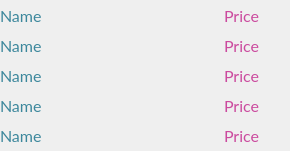
     <widget class="QFrame" name="frame_12">
      <property name="geometry">
       <rect>
        <x>690</x>
        <y>810</y>
        <width>290</width>
        <height>151</height>
       </rect>
      </property>
      <property name="font">
       <font>
        <family>Lato</family>
        <pointsize>12</pointsize>
        <weight>50</weight>
        <italic>false</italic>
        <bold>false</bold>
       </font>
      </property>
      <property name="styleSheet">
       <string notr="true">font: 12pt &quot;Lato&quot;;</string>
      </property>
      <property name="frameShape">
       <enum>QFrame::NoFrame</enum>
      </property>
      <widget class="QFrame" name="frame_37">
       <property name="geometry">
        <rect>
         <x>0</x>
         <y>0</y>
         <width>201</width>
         <height>151</height>
        </rect>
       </property>
       <property name="font">
        <font>
         <family>Lato</family>
         <pointsize>12</pointsize>
         <weight>50</weight>
         <italic>false</italic>
         <bold>false</bold>
        </font>
       </property>
       <property name="styleSheet">
        <string notr="true">color: rgba(60, 135, 156, 1);</string>
       </property>
       <property name="frameShape">
        <enum>QFrame::NoFrame</enum>
       </property>
       <widget class="QLabel" name="name_65">
        <property name="geometry">
         <rect>
          <x>0</x>
          <y>0</y>
          <width>201</width>
          <height>31</height>
         </rect>
        </property>
        <property name="font">
         <font>
          <family>Lato</family>
          <pointsize>12</pointsize>
          <weight>50</weight>
          <italic>false</italic>
          <bold>false</bold>
         </font>
        </property>
        <property name="text">
         <string>Name</string>
        </property>
       </widget>
       <widget class="QLabel" name="name_66">
        <property name="geometry">
         <rect>
          <x>0</x>
          <y>30</y>
          <width>201</width>
          <height>31</height>
         </rect>
        </property>
        <property name="font">
         <font>
          <family>Lato</family>
          <pointsize>12</pointsize>
          <weight>50</weight>
          <italic>false</italic>
          <bold>false</bold>
         </font>
        </property>
        <property name="text">
         <string>Name</string>
        </property>
       </widget>
       <widget class="QLabel" name="name_68">
        <property name="geometry">
         <rect>
          <x>0</x>
          <y>90</y>
          <width>201</width>
          <height>31</height>
         </rect>
        </property>
        <property name="font">
         <font>
          <family>Lato</family>
          <pointsize>12</pointsize>
          <weight>50</weight>
          <italic>false</italic>
          <bold>false</bold>
         </font>
        </property>
        <property name="text">
         <string>Name</string>
        </property>
       </widget>
       <widget class="QLabel" name="name_67">
        <property name="geometry">
         <rect>
          <x>0</x>
          <y>60</y>
          <width>201</width>
          <height>31</height>
         </rect>
        </property>
        <property name="font">
         <font>
          <family>Lato</family>
          <pointsize>12</pointsize>
          <weight>50</weight>
          <italic>false</italic>
          <bold>false</bold>
         </font>
        </property>
        <property name="text">
         <string>Name</string>
        </property>
       </widget>
       <widget class="QLabel" name="name_69">
        <property name="geometry">
         <rect>
          <x>0</x>
          <y>120</y>
          <width>201</width>
          <height>31</height>
         </rect>
        </property>
        <property name="font">
         <font>
          <family>Lato</family>
          <pointsize>12</pointsize>
          <weight>50</weight>
          <italic>false</italic>
          <bold>false</bold>
         </font>
        </property>
        <property name="text">
         <string>Name</string>
        </property>
       </widget>
      </widget>
      <widget class="QFrame" name="frame_38">
       <property name="geometry">
        <rect>
         <x>199</x>
         <y>0</y>
         <width>91</width>
         <height>151</height>
        </rect>
       </property>
       <property name="font">
        <font>
         <family>Lato</family>
         <pointsize>12</pointsize>
         <weight>50</weight>
         <italic>false</italic>
         <bold>false</bold>
        </font>
       </property>
       <property name="layoutDirection">
        <enum>Qt::LeftToRight</enum>
       </property>
       <property name="styleSheet">
        <string notr="true">color: rgba(203, 74, 158, 1);</string>
       </property>
       <property name="frameShape">
        <enum>QFrame::NoFrame</enum>
       </property>
       <widget class="QLabel" name="price_65">
        <property name="geometry">
         <rect>
          <x>0</x>
          <y>0</y>
          <width>60</width>
          <height>31</height>
         </rect>
        </property>
        <property name="font">
         <font>
          <family>Lato</family>
          <pointsize>12</pointsize>
          <weight>50</weight>
          <italic>false</italic>
          <bold>false</bold>
         </font>
        </property>
        <property name="text">
         <string>Price</string>
        </property>
        <property name="alignment">
         <set>Qt::AlignRight|Qt::AlignTrailing|Qt::AlignVCenter</set>
        </property>
       </widget>
       <widget class="QLabel" name="label_230">
        <property name="geometry">
         <rect>
          <x>60</x>
          <y>0</y>
          <width>32</width>
          <height>32</height>
         </rect>
        </property>
        <property name="styleSheet">
         <string notr="true">border-image: url(:/newPrefix/PlatIcon.png);</string>
        </property>
        <property name="text">
         <string/>
        </property>
       </widget>
       <widget class="QLabel" name="label_231">
        <property name="geometry">
         <rect>
          <x>60</x>
          <y>30</y>
          <width>32</width>
          <height>32</height>
         </rect>
        </property>
        <property name="styleSheet">
         <string notr="true">border-image: url(:/newPrefix/PlatIcon.png);</string>
        </property>
        <property name="text">
         <string/>
        </property>
       </widget>
       <widget class="QLabel" name="price_66">
        <property name="geometry">
         <rect>
          <x>0</x>
          <y>30</y>
          <width>60</width>
          <height>31</height>
         </rect>
        </property>
        <property name="font">
         <font>
          <family>Lato</family>
          <pointsize>12</pointsize>
          <weight>50</weight>
          <italic>false</italic>
          <bold>false</bold>
         </font>
        </property>
        <property name="text">
         <string>Price</string>
        </property>
        <property name="alignment">
         <set>Qt::AlignRight|Qt::AlignTrailing|Qt::AlignVCenter</set>
        </property>
       </widget>
       <widget class="QLabel" name="price_68">
        <property name="geometry">
         <rect>
          <x>0</x>
          <y>90</y>
          <width>60</width>
          <height>31</height>
         </rect>
        </property>
        <property name="font">
         <font>
          <family>Lato</family>
          <pointsize>12</pointsize>
          <weight>50</weight>
          <italic>false</italic>
          <bold>false</bold>
         </font>
        </property>
        <property name="text">
         <string>Price</string>
        </property>
        <property name="alignment">
         <set>Qt::AlignRight|Qt::AlignTrailing|Qt::AlignVCenter</set>
        </property>
       </widget>
       <widget class="QLabel" name="label_234">
        <property name="geometry">
         <rect>
          <x>60</x>
          <y>60</y>
          <width>32</width>
          <height>32</height>
         </rect>
        </property>
        <property name="styleSheet">
         <string notr="true">border-image: url(:/newPrefix/PlatIcon.png);</string>
        </property>
        <property name="text">
         <string/>
        </property>
       </widget>
       <widget class="QLabel" name="label_235">
        <property name="geometry">
         <rect>
          <x>60</x>
          <y>90</y>
          <width>32</width>
          <height>32</height>
         </rect>
        </property>
        <property name="styleSheet">
         <string notr="true">border-image: url(:/newPrefix/PlatIcon.png);</string>
        </property>
        <property name="text">
         <string/>
        </property>
       </widget>
       <widget class="QLabel" name="price_67">
        <property name="geometry">
         <rect>
          <x>0</x>
          <y>60</y>
          <width>60</width>
          <height>31</height>
         </rect>
        </property>
        <property name="font">
         <font>
          <family>Lato</family>
          <pointsize>12</pointsize>
          <weight>50</weight>
          <italic>false</italic>
          <bold>false</bold>
         </font>
        </property>
        <property name="text">
         <string>Price</string>
        </property>
        <property name="alignment">
         <set>Qt::AlignRight|Qt::AlignTrailing|Qt::AlignVCenter</set>
        </property>
       </widget>
       <widget class="QLabel" name="label_237">
        <property name="geometry">
         <rect>
          <x>60</x>
          <y>120</y>
          <width>32</width>
          <height>32</height>
         </rect>
        </property>
        <property name="styleSheet">
         <string notr="true">border-image: url(:/newPrefix/PlatIcon.png);</string>
        </property>
        <property name="text">
         <string/>
        </property>
       </widget>
       <widget class="QLabel" name="price_69">
        <property name="geometry">
         <rect>
          <x>0</x>
          <y>120</y>
          <width>60</width>
          <height>31</height>
         </rect>
        </property>
        <property name="font">
         <font>
          <family>Lato</family>
          <pointsize>12</pointsize>
          <weight>50</weight>
          <italic>false</italic>
          <bold>false</bold>
         </font>
        </property>
        <property name="text">
         <string>Price</string>
        </property>
        <property name="alignment">
         <set>Qt::AlignRight|Qt::AlignTrailing|Qt::AlignVCenter</set>
        </property>
       </widget>
      </widget>
     </widget>
